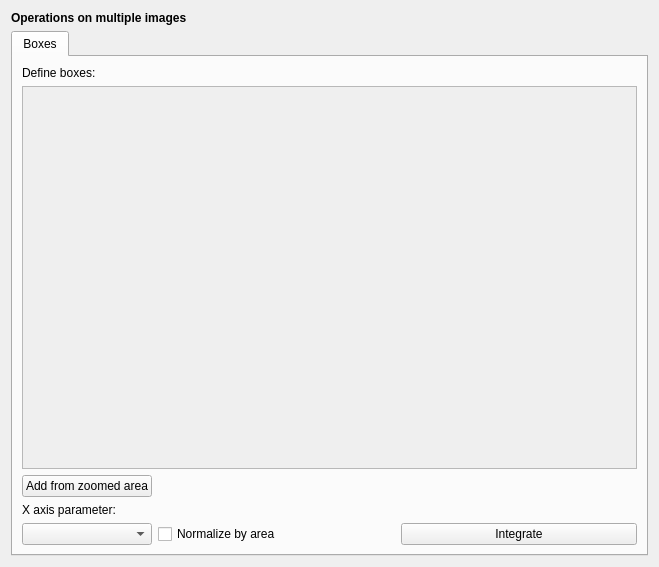
<?xml version="1.0" encoding="UTF-8"?>
<ui version="4.0">
 <class>Form</class>
 <widget class="QWidget" name="Form">
  <property name="geometry">
   <rect>
    <x>0</x>
    <y>0</y>
    <width>659</width>
    <height>567</height>
   </rect>
  </property>
  <property name="windowTitle">
   <string>Form</string>
  </property>
  <layout class="QVBoxLayout" name="verticalLayout">
   <item>
    <widget class="QLabel" name="label_10">
     <property name="font">
      <font>
       <weight>75</weight>
       <bold>true</bold>
      </font>
     </property>
     <property name="text">
      <string>Operations on multiple images</string>
     </property>
    </widget>
   </item>
   <item>
    <widget class="QTabWidget" name="tabWidget">
     <property name="currentIndex">
      <number>0</number>
     </property>
     <widget class="QWidget" name="tab_2">
      <attribute name="title">
       <string>Boxes</string>
      </attribute>
      <layout class="QGridLayout" name="gridLayout">
       <item row="1" column="0" colspan="3">
        <widget class="QScrollArea" name="boxArea">
         <property name="widgetResizable">
          <bool>true</bool>
         </property>
         <widget class="QWidget" name="scrollAreaWidgetContents">
          <property name="geometry">
           <rect>
            <x>0</x>
            <y>0</y>
            <width>625</width>
            <height>390</height>
           </rect>
          </property>
          <layout class="QVBoxLayout" name="verticalLayout_4">
           <item>
            <layout class="QVBoxLayout" name="boxLayout">
             <item>
              <spacer name="verticalSpacer_3">
               <property name="orientation">
                <enum>Qt::Vertical</enum>
               </property>
               <property name="sizeHint" stdset="0">
                <size>
                 <width>20</width>
                 <height>40</height>
                </size>
               </property>
              </spacer>
             </item>
            </layout>
           </item>
          </layout>
         </widget>
        </widget>
       </item>
       <item row="2" column="0">
        <widget class="QPushButton" name="addboxBtn">
         <property name="text">
          <string>Add from zoomed area</string>
         </property>
        </widget>
       </item>
       <item row="4" column="2">
        <widget class="QPushButton" name="integrateBtn">
         <property name="text">
          <string>Integrate</string>
         </property>
        </widget>
       </item>
       <item row="0" column="0">
        <widget class="QLabel" name="label_2">
         <property name="sizePolicy">
          <sizepolicy hsizetype="Fixed" vsizetype="Preferred">
           <horstretch>0</horstretch>
           <verstretch>0</verstretch>
          </sizepolicy>
         </property>
         <property name="text">
          <string>Define boxes:</string>
         </property>
        </widget>
       </item>
       <item row="4" column="0">
        <widget class="QComboBox" name="xparamBox"/>
       </item>
       <item row="3" column="0">
        <widget class="QLabel" name="label">
         <property name="text">
          <string>X axis parameter:</string>
         </property>
        </widget>
       </item>
       <item row="4" column="1">
        <widget class="QCheckBox" name="boxNormBox">
         <property name="text">
          <string>Normalize by area</string>
         </property>
        </widget>
       </item>
      </layout>
     </widget>
    </widget>
   </item>
  </layout>
 </widget>
 <resources>
  <include location="../../../resource/gui.qrc"/>
 </resources>
 <connections/>
</ui>
